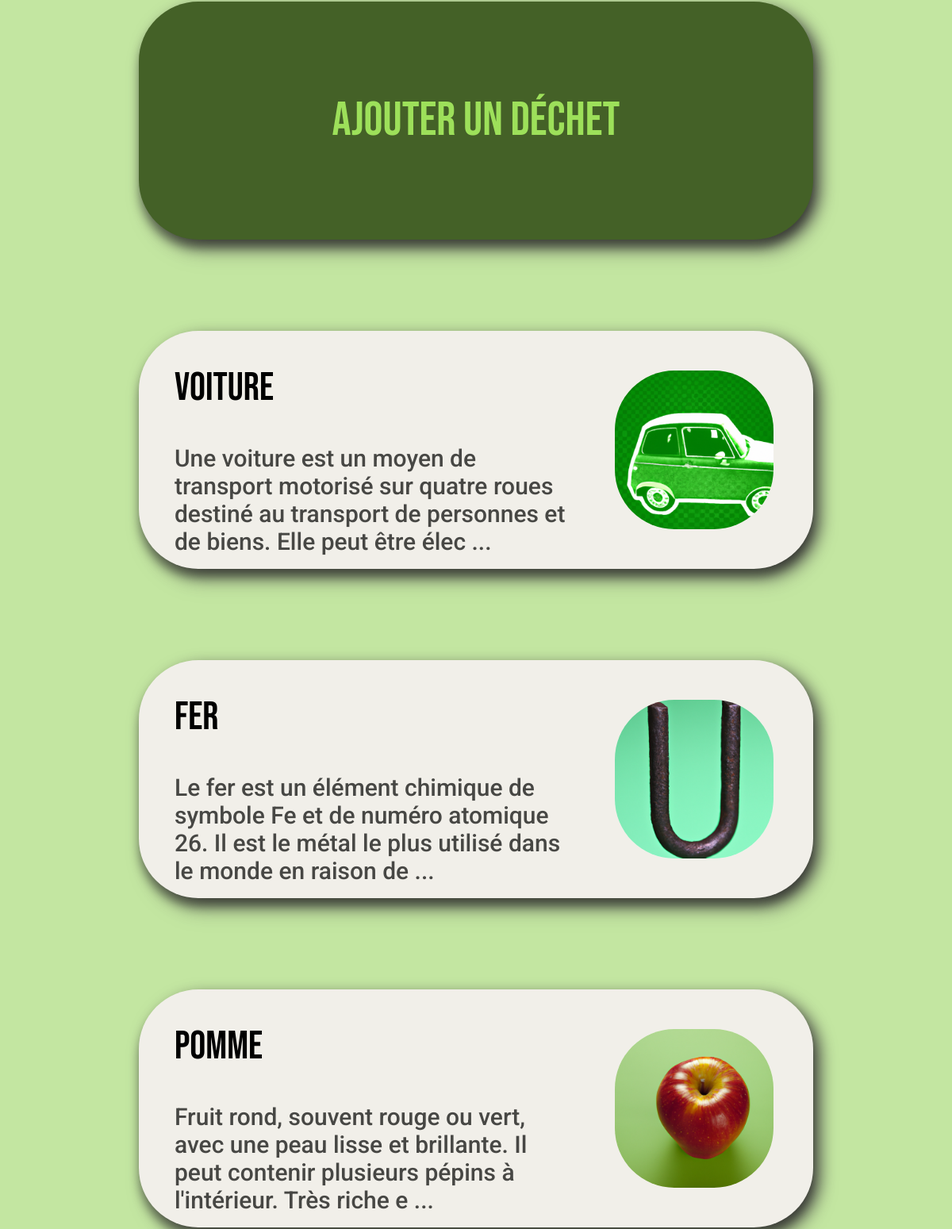
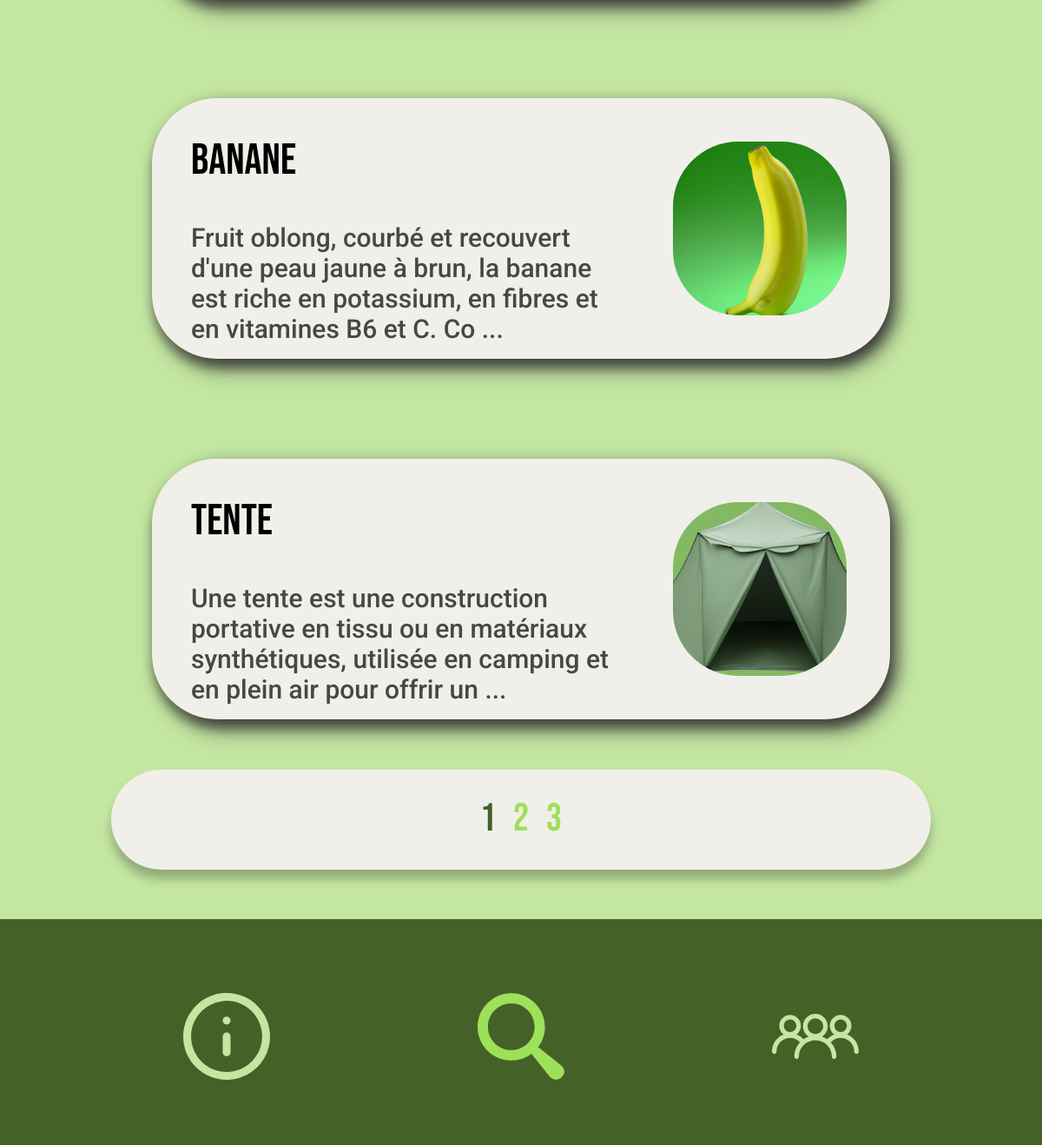
Before: / (lower part) with the older database file (2 pictures, top to bottom).
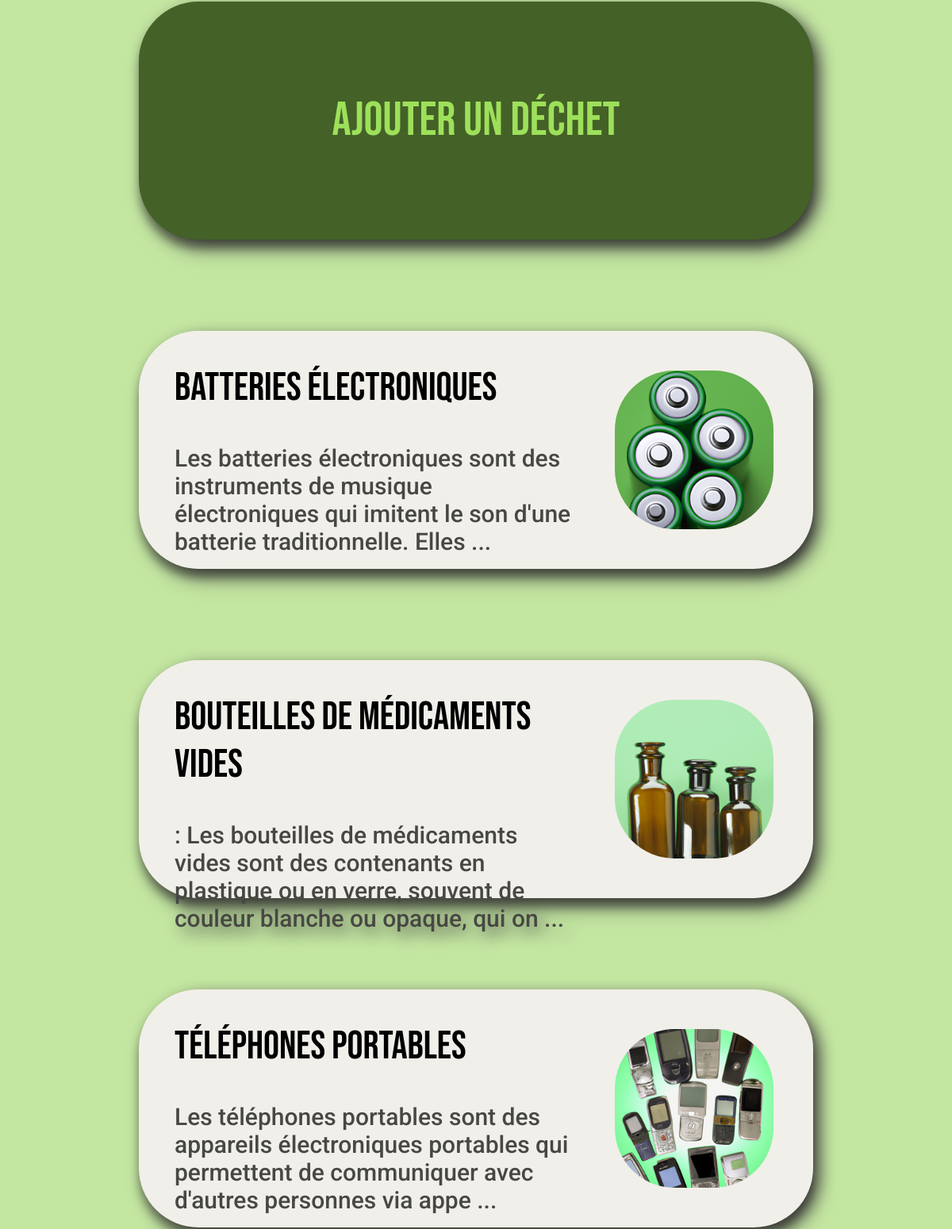
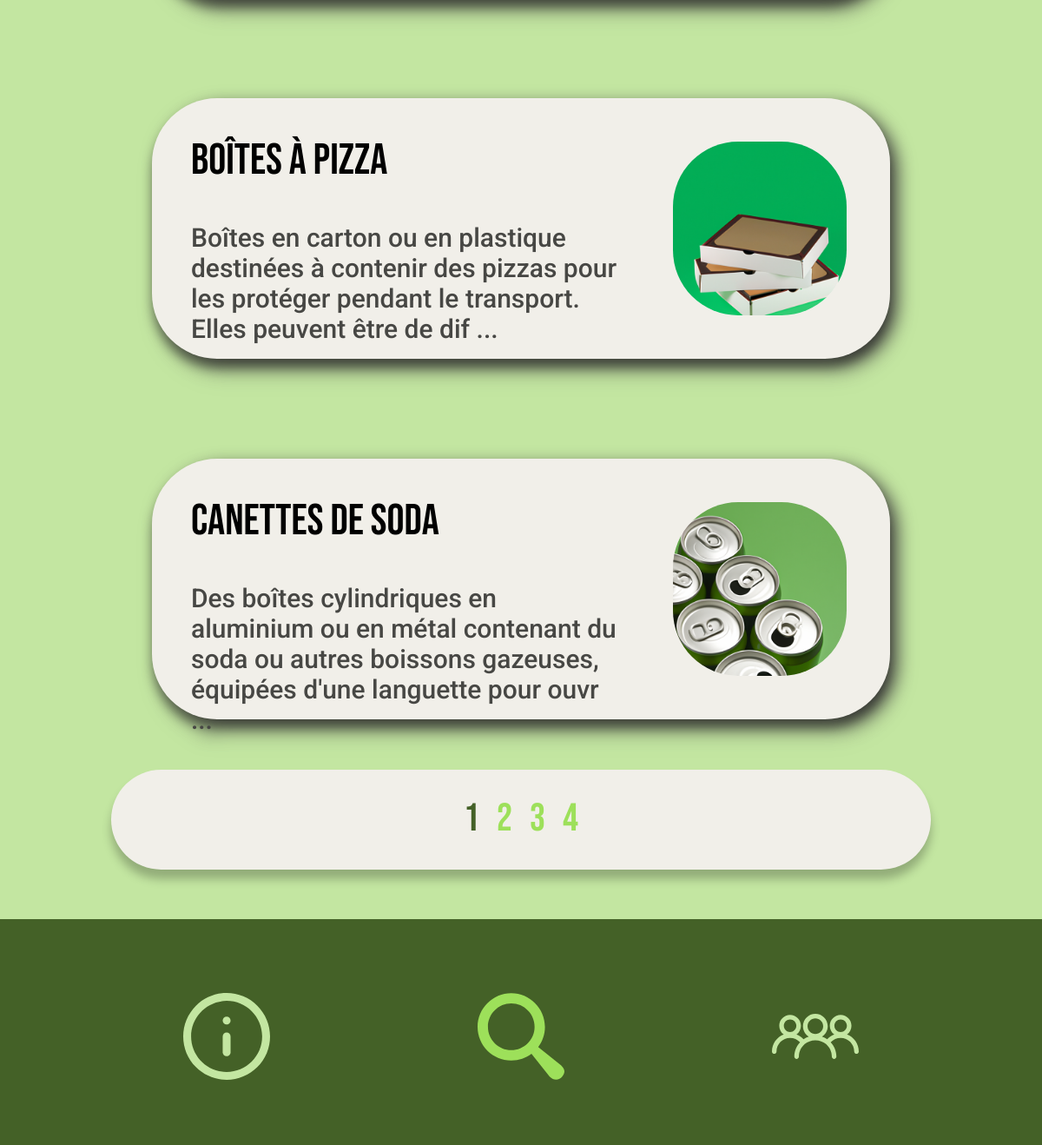
After: the same page with the newer database file (2 pictures, top to bottom).
### app/models.py (models this page shows, shortened)
class Waste(db.Model):
    id = db.Column(db.Integer, primary_key=True)
    name = db.Column(db.String(50), unique=True, nullable=False)
    description = db.Column(db.Text, nullable=False)
    list_recycling_possibilitites = db.Column(db.Text, nullable=False)
    nb_views = db.Column(db.Integer, nullable=False, default=0)
    last_viewed = db.Column(db.DateTime, nullable=False,
                            default=datetime.utcnow)

### app/main/routes.py (the view)
@main_bp.route('/', methods=['GET', 'POST'])
def index():
    form = SearchForm()
    page = request.args.get('page', default=1, type=int)
    search_term = form.search_content.data
    query = Waste.query
    if search_term:
        query = query.filter((Waste.name.ilike(f'%{search_term}%')) | (Waste.description.ilike(f'%{search_term}%')))
        page = 1
    wastes = query.order_by(Waste.last_viewed.desc()).paginate(page=page, per_page=5)
    return render_template('index.html', wastes=wastes, title='Home', form=form, location='index')

### app/templates/index.html (shortened to what this page needs)
{% extends "layout.html" %}
{% block head %}
<link rel="stylesheet" href="{{ url_for('static', filename='css/article-waste-container.css') }}">
<link rel="stylesheet" href="{{ url_for('static', filename='css/container-new.css') }}">
{% endblock %}
{% block content %}
<div class="div-content-site-search">
    <div class="new-container-large">
        <a href="{{url_for('wastes.waste_new')}}" target="_self">
            <h2>Ajouter un déchet</h2>
        </a>
    </div>
    {% for waste in wastes.items %}
    <div class="content-container">
        <a href="{{ url_for('wastes.waste', waste_id=waste.id) }}" target="_self">
            <div class="text-container">
                <h2>{{ waste.name }}</h2>
                {% if waste.description[:130] !=  waste.description[:131] %}
                <p>{{ waste.description[:130] + ' ...' }}</p>
                {% else %}
                <p>{{ waste.description }}</p>
                {% endif %}
            </div>
            <div class="image-container">
                <img src={{ url_for('static', filename='uploads/wastes/' + waste.name + '.png' ) }} alt="Image">
            </div>
        </a>
    </div>
    {% endfor %}
    {% if wastes.pages > 1 %}
    <div class="page-container">
        {% for page_num in wastes.iter_pages(left_edge=2, right_edge=2, left_current=2, right_current=2) %}
        {% if page_num %}
        {% if wastes.page == page_num %}
        <a class="active" href="{{ url_for('main.index', page=page_num) }}">{{ page_num }}</a>
        {% else %}
        <a class="inactive" href="{{ url_for('main.index', page=page_num) }}">{{ page_num }}</a>
        {% endif %}
        {% else %}
        <h2>...</h2>
        {% endif %}
        {% endfor %}
    </div>
    {% endif %}
</div>
{% endblock content %}

### app/templates/layout.html (shortened to what this page needs)
<!DOCTYPE html>
<html>
<head>
    <link rel="stylesheet" href="{{ url_for('static', filename='css/main.css') }}">
    {% block head%}{% endblock %}
</head>
<body>
    {% block content%}{% endblock %}
    <footer>
        <nav>
            <ul>
                <li><a href="{{url_for('main.index')}}" class="btn-index" target="_self">
                        <div>
                            {% if location == 'index' %}
                            <img src="{{ url_for('static', filename='assets/icons/search_2.svg') }}" alt="Icon">
                            {% else %}
                            <img src="{{ url_for('static', filename='assets/icons/search_1.svg') }}" alt="Icon">
                            {% endif %}
                        </div>
                    </a></li>
                <li><a href="{{url_for('articles.articles')}}" class="btn-articles" target="_self">
                        <div>
                            {% if location == 'articles' %}
                            <img src="{{ url_for('static', filename='assets/icons/information_2.svg') }}" alt="Icon">
                            {% else %}
                            <img src="{{ url_for('static', filename='assets/icons/information_1.svg') }}" alt="Icon">
                            {% endif %}
                        </div>
                    </a></li>
                <li><a href="{{url_for('wastes.popular')}}" class="btn-popular" target="_self">
                        <div>
                            {% if location == 'popular' %}
                            <img src="{{ url_for('static', filename='assets/icons/community_2.svg') }}" alt="Icon">
                            {% else %}
                            <img src="{{ url_for('static', filename='assets/icons/community_1.svg') }}" alt="Icon">
                            {% endif %}
                        </div>
                    </a></li>
            </ul>
        </nav>
    </footer>
</body>
</html>

### app/static/css/main.css (style rules this page uses)
body { background-color: #C3E6A1; font-family: 'Roboto', sans-serif; }
.div-content-site-search { position: relative; left: 0%; right: 0%; margin-top: 965px; margin-bottom: 260px; padding-bottom: 230px; }
footer { position: fixed; bottom: 0; left: 0; right: 0; height: 260px; background: #446127; border-top: 1px }
footer a { position: absolute; top: 23.08%; bottom: 23.08%; }
footer ul { list-style: none; }
.btn-articles { left: 15.28%; right: 71.76%; }
.btn-index { left: 43.52%; right: 43.52%; }
.btn-popular { left: 71.76%; right: 15.28%; }
footer a div { position: absolute; left: 17.86%; right: 17.86%; top: 17.86%; bottom: 17.86%; }
.page-container { position: fixed; height: 115px; left: 10.65%; right: 10.65%; bottom: 317.5px; background: #F1EFE9; box-shadow: 0px 11px 11px rgba(0, 0, 0, 0.25); border-radius: 75px; font-family: 'Bebas Neue'; font-style: normal; font-weight: 400; font-size: 45px; line-height: 54px; margin: auto; display: flex; align-items: center; text-align: center; justify-content: center; }
.page-container a, .page-container h2 { padding-left: 10px; padding-right: 10px; text-decoration: none; }
.page-container a.active { color: #446127; }
.page-container a.inactive, .page-container h2 { color: #9DE05A; }

### app/static/css/article-waste-container.css (style rules this page uses)
.content-container { filter: drop-shadow(8px 8px 10px #474744); Width: 850px; Height: 300px; margin-top: 115px; margin-left: calc(50% - 850px/2); margin-right: calc(50% + 850px/2); text-decoration: none; background: #F1EFE9; box-shadow: 0px 11px 11px rgba(0, 0, 0, 0.25); border-radius: 75px; }
.text-container { position: absolute; left: 5.29%; right: 35.88%; font-style: normal; }
.text-container h2 { top: 15%; bottom: 62.67%; font-family: 'Bebas Neue'; font-weight: 400; font-size: 50px; line-height: 60px; display: flex; align-items: center; color: #000000; }
.text-container p { top: 40%; bottom: 15%; font-family: 'Roboto'; font-weight: 500; font-size: 30px; line-height: 35px; color: #474744; }
.image-container { position: absolute; left: 70.59%; right: 5.88%; top: 16.67%; bottom: 16.67%; background: #FFFCF8; border-radius: 75px; }
.image-container img { width: 100%; height: 100%; object-fit: cover; border-radius: 75px; }

### app/static/css/container-new.css (style rules this page uses)
.new-container-large, .new-container { filter: drop-shadow(8px 8px 10px #474744); margin-top: 115px; text-decoration: none; background: #446127; box-shadow: 0px 11px 11px rgba(0, 0, 0, 0.25); border-radius: 75px; }
.new-container-large { Width: 850px; Height: 300px; margin-left: calc(50% - 850px/2); margin-right: calc(50% + 850px/2); }
.new-container-large h2, .new-container h2 { position: absolute; margin: auto; display: flex; align-items: center; justify-content: center; text-align: center; font-family: 'Bebas Neue'; font-style: normal; font-weight: 400; font-size: 60px; line-height: 60px; color: #9DE05A; }
.new-container-large h2 { left: 2.94%; right: 2.94%; top: 38.67%; bottom: 39%; }

Changed rows visible on the page:
no longer on this page (row unchanged): Waste: name "voiture", description "Une voiture est un moyen de transport motorisé sur quatre roues destiné au transport de personnes et de biens. Elle peut être élec ...", name (picture)
no longer on this page (row unchanged): Waste: name "fer", description "Le fer est un élément chimique de symbole Fe et de numéro atomique 26. Il est le métal le plus utilisé dans le monde en raison de ...", shows a picture
no longer on this page (row unchanged): Waste: name "pomme", description "Fruit rond, souvent rouge ou vert, avec une peau lisse et brillante. Il peut contenir plusieurs pépins à l'intérieur. Très riche e ...", name (picture)
no longer on this page (row unchanged): Waste: name "banane", description "Fruit oblong, courbé et recouvert d'une peau jaune à brun, la banane est riche en potassium, en fibres et en vitamines B6 et C. Co ...", name (picture)
no longer on this page (row unchanged): Waste: name "tente", description "Une tente est une construction portative en tissu ou en matériaux synthétiques, utilisée en camping et en plein air pour offrir un ...", name (picture)
added Waste: name "batteries électroniques", description "Les batteries électroniques sont des instruments de musique électroniques qui imitent le son d'une batterie traditionnelle. Elles ...", name (picture)
added Waste: name "bouteilles de médicaments vides", description ": Les bouteilles de médicaments vides sont des contenants en plastique ou en verre, souvent de couleur blanche ou opaque, qui on ...", name (picture)
added Waste: name "téléphones portables", description "Les téléphones portables sont des appareils électroniques portables qui permettent de communiquer avec d'autres personnes via appe ...", name (picture)
added Waste: name "boîtes à pizza", description "Boîtes en carton ou en plastique destinées à contenir des pizzas pour les protéger pendant le transport. Elles peuvent être de dif ...", name (picture)
added Waste: name "canettes de soda", description "Des boîtes cylindriques en aluminium ou en métal contenant du soda ou autres boissons gazeuses, équipées d'une languette pour ouvr ...", name (picture)
Other visible differences:
new list line: "4"
